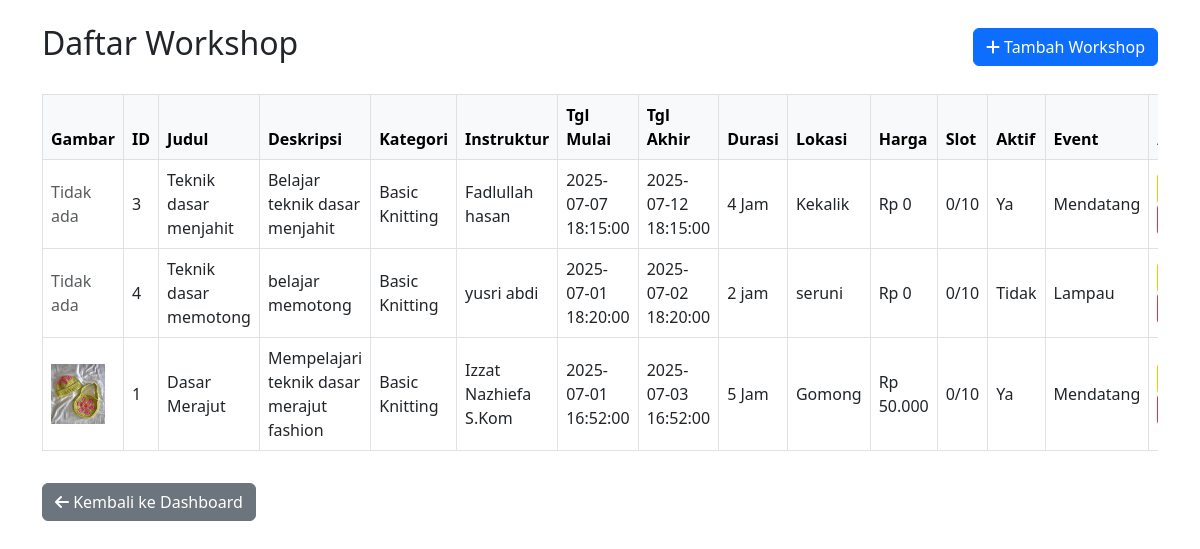
The page /admin/workshops.php (signed in) on the database its author committed.
### tables this page shows
CREATE TABLE `workshops` (
  `id` int(11) NOT NULL,
  `title` varchar(200) NOT NULL,
  `description` text DEFAULT NULL,
  `category_id` int(11) DEFAULT NULL,
  `instructor` varchar(100) DEFAULT NULL,
  `max_participants` int(11) DEFAULT 20,
  `current_participants` int(11) DEFAULT 0,
  `price` decimal(10,2) NOT NULL,
  `duration` varchar(50) DEFAULT NULL,
  `start_date` datetime DEFAULT NULL,
  `end_date` datetime DEFAULT NULL,
  `location` varchar(200) DEFAULT NULL,
  `image` varchar(255) DEFAULT NULL,
  `is_active` tinyint(1) DEFAULT 1,
  `is_past_event` tinyint(1) DEFAULT 0,
  `created_at` timestamp NOT NULL DEFAULT current_timestamp(),
  `updated_at` timestamp NOT NULL DEFAULT current_timestamp() ON UPDATE current_timestamp()
);

CREATE TABLE `workshop_categories` (
  `id` int(11) NOT NULL,
  `name` varchar(100) NOT NULL,
  `description` text DEFAULT NULL,
  `is_active` tinyint(1) DEFAULT 1,
  `created_at` timestamp NOT NULL DEFAULT current_timestamp()
);

### admin/workshops.php (the view, shortened to what this page needs)
<?php
$conn = getDbConnection();
$sql = "SELECT w.*, c.name as category_name FROM workshops w LEFT JOIN workshop_categories c ON w.category_id = c.id ORDER BY w.start_date DESC";
$result = $conn->query($sql);
?>
<!DOCTYPE html>
<html lang="id">
<head>
    <link href="https://cdn.jsdelivr.net/npm/bootstrap@5.3.0/dist/css/bootstrap.min.css" rel="stylesheet">
    <link href="https://cdnjs.cloudflare.com/ajax/libs/font-awesome/6.0.0/css/all.min.css" rel="stylesheet">
</head>
<body>
<div class="container mt-4">
    <div class="d-flex justify-content-between align-items-center mb-4">
        <h2>Daftar Workshop</h2>
        <a href="add_workshop.php" class="btn btn-primary"><i class="fas fa-plus"></i> Tambah Workshop</a>
    </div>
    <div class="table-responsive">
        <table class="table table-bordered table-hover align-middle">
            <thead class="table-light">
                <tr>
                    <th>Gambar</th>
                    <th>ID</th>
                    <th>Judul</th>
                    <th>Deskripsi</th>
                    <th>Kategori</th>
                    <th>Instruktur</th>
                    <th>Tgl Mulai</th>
                    <th>Tgl Akhir</th>
                    <th>Durasi</th>
                    <th>Lokasi</th>
                    <th>Harga</th>
                    <th>Slot</th>
                    <th>Aktif</th>
                    <th>Event</th>
                    <th>Aksi</th>
                </tr>
            </thead>
            <tbody>
            <?php if ($result && $result->num_rows > 0): ?>
                <?php while ($row = $result->fetch_assoc()): ?>
                <tr>
                    <td>
                        <?php if ($row['image']): ?>
                            <img src="../assets/images/workshops/<?= htmlspecialchars($row['image']) ?>" alt="Gambar" style="max-width:80px;max-height:60px;">
                        <?php else: ?>
                            <span class="text-muted">Tidak ada</span>
                        <?php endif; ?>
                    </td>
                    <td><?= $row['id'] ?></td>
                    <td><?= htmlspecialchars($row['title']) ?></td>
                    <td><?= htmlspecialchars($row['description']) ?></td>
                    <td><?= htmlspecialchars($row['category_name']) ?></td>
                    <td><?= htmlspecialchars($row['instructor']) ?></td>
                    <td><?= $row['start_date'] ?></td>
                    <td><?= $row['end_date'] ?></td>
                    <td><?= htmlspecialchars($row['duration']) ?></td>
                    <td><?= htmlspecialchars($row['location']) ?></td>
                    <td>Rp <?= number_format($row['price'],0,',','.') ?></td>
                    <td><?= $row['current_participants'] ?>/<?= $row['max_participants'] ?></td>
                    <td><?= $row['is_active'] ? 'Ya' : 'Tidak' ?></td>
                    <td><?= $row['is_past_event'] ? 'Lampau' : 'Mendatang' ?></td>
                    <td>
                    </td>
                </tr>
                <?php endwhile; ?>
            <?php else: ?>
                <tr><td colspan="14" class="text-center">Belum ada workshop.</td></tr>
            <?php endif; ?>
            </tbody>
        </table>
    </div>
    <a href="dashboard.php" class="btn btn-secondary mt-3"><i class="fas fa-arrow-left"></i> Kembali ke Dashboard</a>
</div>
</body>
</html>

### rows shown on the page
workshops: image "Tidak ada", id "3", title "Teknik dasar menjahit", description "Belajar teknik dasar menjahit", category.name "Basic Knitting", instructor "Fadlullah hasan", start_date "2025-07-07 18:15:00", end_date "2025-07-12 18:15:00", duration "4 Jam", location "Kekalik", price "0", current_participants "0", max_participants "10", is_active "Ya", is_past_event "Mendatang"
workshops: image "Tidak ada", id "4", title "Teknik dasar memotong", description "belajar memotong", category.name "Basic Knitting", instructor "yusri abdi", start_date "2025-07-01 18:20:00", end_date "2025-07-02 18:20:00", duration "2 jam", location "seruni", price "0", current_participants "0", max_participants "10", is_active "Tidak", is_past_event "Lampau"
workshops: image (picture), id "1", title "Dasar Merajut", description "Mempelajari teknik dasar merajut fashion", category.name "Basic Knitting", instructor "Izzat Nazhiefa S.Kom", start_date "2025-07-01 16:52:00", end_date "2025-07-03 16:52:00", duration "5 Jam", location "Gomong", price "50.000", current_participants "0", max_participants "10", is_active "Ya", is_past_event "Mendatang"
